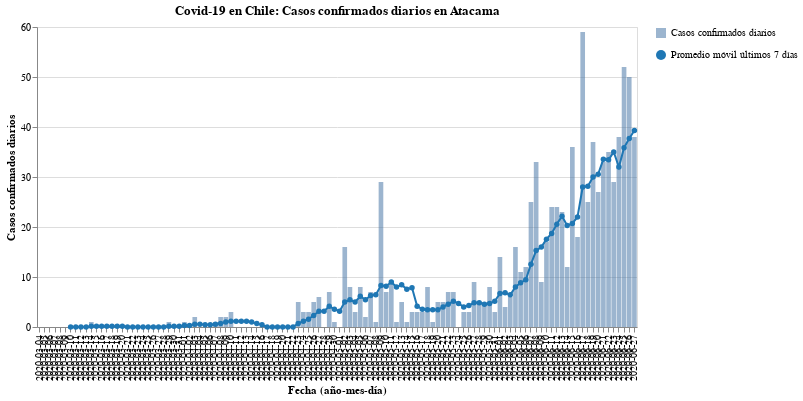

Notebook cell for this chart:
### Code cell
#hide_input
bars, line = my_cases_plot(region)
(bars + line).properties(
    title=f'Covid-19 en Chile: Casos confirmados diarios en {region}',
    width=600
)

### Figure 1 — Vega-Lite specification as saved in the notebook (floating-point values rounded to 4 significant figures)
{"config": {"view": {"continuousWidth": 400, "continuousHeight": 300}}, "layer": [{"mark": {"type": "bar", "opacity": 0.7}, "encoding": {"opacity": {"type": "nominal", "field": "Casos confirmados diarios", "legend": {"title": ""}}, "tooltip": [{"type": "nominal", "field": "Fecha"}, {"type": "quantitative", "field": "Casos confirmados"}], "x": {"type": "nominal", "axis": {"title": "Fecha (año-mes-día)"}, "field": "Fecha"}, "y": {"type": "quantitative", "axis": {"title": "Casos confirmados diarios"}, "field": "Casos confirmados"}}}, {"mark": {"type": "line", "color": "#1f77b4", "point": {"filled": true, "fill": "#1f77b4"}}, "encoding": {"shape": {"type": "nominal", "field": "Promedio móvil últimos 7 días", "legend": {"title": ""}}, "x": {"type": "nominal", "axis": {"title": "Fecha (año-mes-día)"}, "field": "Fecha"}, "y": {"type": "quantitative", "field": "Rolling"}}}], "data": {"name": "data-d9f8c16e37579e516f3e06ba4df44627"}, "title": "Covid-19 en Chile: Casos confirmados diarios en Atacama", "width": 600, "$schema": "https://vega.github.io/schema/vega-lite/v4.8.1.json", "datasets": {"data-d9f8c16e37579e516f3e06ba4df44627": [{"Fecha": "2020-03-04", "Casos confirmados": 0, "Rolling": null, "Casos confirmados diarios": "Casos confirmados diarios", "Promedio móvil últimos 7 días": "Promedio móvil últimos 7 días"}, {"Fecha": "2020-03-05", "Casos confirmados": 0, "Rolling": null, "Casos confirmados diarios": "Casos confirmados diarios", "Promedio móvil últimos 7 días": "Promedio móvil últimos 7 días"}, {"Fecha": "2020-03-06", "Casos confirmados": 0, "Rolling": null, "Casos confirmados diarios": "Casos confirmados diarios", "Promedio móvil últimos 7 días": "Promedio móvil últimos 7 días"}, {"Fecha": "2020-03-07", "Casos confirmados": 0, "Rolling": null, "Casos confirmados diarios": "Casos confirmados diarios", "Promedio móvil últimos 7 días": "Promedio móvil últimos 7 días"}, {"Fecha": "2020-03-08", "Casos confirmados": 0, "Rolling": null, "Casos confirmados diarios": "Casos confirmados diarios", "Promedio móvil últimos 7 días": "Promedio móvil últimos 7 días"}, {"Fecha": "2020-03-09", "Casos confirmados": 0, "Rolling": null, "Casos confirmados diarios": "Casos confirmados diarios", "Promedio móvil últimos 7 días": "Promedio móvil últimos 7 días"}, {"Fecha": "2020-03-10", "Casos confirmados": 0, "Rolling": 0.0, "Casos confirmados diarios": "Casos confirmados diarios", "Promedio móvil últimos 7 días": "Promedio móvil últimos 7 días"}, {"Fecha": "2020-03-11", "Casos confirmados": 0, "Rolling": 0.0, "Casos confirmados diarios": "Casos confirmados diarios", "Promedio móvil últimos 7 días": "Promedio móvil últimos 7 días"}, {"Fecha": "2020-03-12", "Casos confirmados": 0, "Rolling": 0.0, "Casos confirmados diarios": "Casos confirmados diarios", "Promedio móvil últimos 7 días": "Promedio móvil últimos 7 días"}, {"Fecha": "2020-03-13", "Casos confirmados": 0, "Rolling": 0.0, "Casos confirmados diarios": "Casos confirmados diarios", "Promedio móvil últimos 7 días": "Promedio móvil últimos 7 días"}, {"Fecha": "2020-03-14", "Casos confirmados": 1, "Rolling": 0.1429, "Casos confirmados diarios": "Casos confirmados diarios", "Promedio móvil últimos 7 días": "Promedio móvil últimos 7 días"}, {"Fecha": "2020-03-15", "Casos confirmados": 0, "Rolling": 0.1429, "Casos confirmados diarios": "Casos confirmados diarios", "Promedio móvil últimos 7 días": "Promedio móvil últimos 7 días"}, {"Fecha": "2020-03-16", "Casos confirmados": 0, "Rolling": 0.1429, "Casos confirmados diarios": "Casos confirmados diarios", "Promedio móvil últimos 7 días": "Promedio móvil últimos 7 días"}, {"Fecha": "2020-03-17", "Casos confirmados": 0, "Rolling": 0.1429, "Casos confirmados diarios": "Casos confirmados diarios", "Promedio móvil últimos 7 días": "Promedio móvil últimos 7 días"}, {"Fecha": "2020-03-18", "Casos confirmados": 0, "Rolling": 0.1429, "Casos confirmados diarios": "Casos confirmados diarios", "Promedio móvil últimos 7 días": "Promedio móvil últimos 7 días"}, {"Fecha": "2020-03-19", "Casos confirmados": 0, "Rolling": 0.1429, "Casos confirmados diarios": "Casos confirmados diarios", "Promedio móvil últimos 7 días": "Promedio móvil últimos 7 días"}, {"Fecha": "2020-03-20", "Casos confirmados": 0, "Rolling": 0.1429, "Casos confirmados diarios": "Casos confirmados diarios", "Promedio móvil últimos 7 días": "Promedio móvil últimos 7 días"}, {"Fecha": "2020-03-21", "Casos confirmados": 0, "Rolling": 0.0, "Casos confirmados diarios": "Casos confirmados diarios", "Promedio móvil últimos 7 días": "Promedio móvil últimos 7 días"}, {"Fecha": "2020-03-22", "Casos confirmados": 0, "Rolling": 0.0, "Casos confirmados diarios": "Casos confirmados diarios", "Promedio móvil últimos 7 días": "Promedio móvil últimos 7 días"}, {"Fecha": "2020-03-23", "Casos confirmados": 0, "Rolling": 0.0, "Casos confirmados diarios": "Casos confirmados diarios", "Promedio móvil últimos 7 días": "Promedio móvil últimos 7 días"}, {"Fecha": "2020-03-24", "Casos confirmados": 0, "Rolling": 0.0, "Casos confirmados diarios": "Casos confirmados diarios", "Promedio móvil últimos 7 días": "Promedio móvil últimos 7 días"}, {"Fecha": "2020-03-25", "Casos confirmados": 0, "Rolling": 0.0, "Casos confirmados diarios": "Casos confirmados diarios", "Promedio móvil últimos 7 días": "Promedio móvil últimos 7 días"}, {"Fecha": "2020-03-26", "Casos confirmados": 0, "Rolling": 0.0, "Casos confirmados diarios": "Casos confirmados diarios", "Promedio móvil últimos 7 días": "Promedio móvil últimos 7 días"}, {"Fecha": "2020-03-27", "Casos confirmados": 0, "Rolling": 0.0, "Casos confirmados diarios": "Casos confirmados diarios", "Promedio móvil últimos 7 días": "Promedio móvil últimos 7 días"}, {"Fecha": "2020-03-28", "Casos confirmados": 0, "Rolling": 0.0, "Casos confirmados diarios": "Casos confirmados diarios", "Promedio móvil últimos 7 días": "Promedio móvil últimos 7 días"}, {"Fecha": "2020-03-29", "Casos confirmados": 1, "Rolling": 0.1429, "Casos confirmados diarios": "Casos confirmados diarios", "Promedio móvil últimos 7 días": "Promedio móvil últimos 7 días"}, {"Fecha": "2020-03-30", "Casos confirmados": 0, "Rolling": 0.1429, "Casos confirmados diarios": "Casos confirmados diarios", "Promedio móvil últimos 7 días": "Promedio móvil últimos 7 días"}, {"Fecha": "2020-03-31", "Casos confirmados": 0, "Rolling": 0.1429, "Casos confirmados diarios": "Casos confirmados diarios", "Promedio móvil últimos 7 días": "Promedio móvil últimos 7 días"}, {"Fecha": "2020-04-01", "Casos confirmados": 1, "Rolling": 0.2857, "Casos confirmados diarios": "Casos confirmados diarios", "Promedio móvil últimos 7 días": "Promedio móvil últimos 7 días"}, {"Fecha": "2020-04-02", "Casos confirmados": 0, "Rolling": 0.2857, "Casos confirmados diarios": "Casos confirmados diarios", "Promedio móvil últimos 7 días": "Promedio móvil últimos 7 días"}, {"Fecha": "2020-04-03", "Casos confirmados": 2, "Rolling": 0.5714, "Casos confirmados diarios": "Casos confirmados diarios", "Promedio móvil últimos 7 días": "Promedio móvil últimos 7 días"}, {"Fecha": "2020-04-04", "Casos confirmados": 0, "Rolling": 0.5714, "Casos confirmados diarios": "Casos confirmados diarios", "Promedio móvil últimos 7 días": "Promedio móvil últimos 7 días"}, {"Fecha": "2020-04-05", "Casos confirmados": 0, "Rolling": 0.4286, "Casos confirmados diarios": "Casos confirmados diarios", "Promedio móvil últimos 7 días": "Promedio móvil últimos 7 días"}, {"Fecha": "2020-04-06", "Casos confirmados": 0, "Rolling": 0.4286, "Casos confirmados diarios": "Casos confirmados diarios", "Promedio móvil últimos 7 días": "Promedio móvil últimos 7 días"}, {"Fecha": "2020-04-07", "Casos confirmados": 1, "Rolling": 0.5714, "Casos confirmados diarios": "Casos confirmados diarios", "Promedio móvil últimos 7 días": "Promedio móvil últimos 7 días"}, {"Fecha": "2020-04-08", "Casos confirmados": 2, "Rolling": 0.7143, "Casos confirmados diarios": "Casos confirmados diarios", "Promedio móvil últimos 7 días": "Promedio móvil últimos 7 días"}, {"Fecha": "2020-04-09", "Casos confirmados": 2, "Rolling": 1.0, "Casos confirmados diarios": "Casos confirmados diarios", "Promedio móvil últimos 7 días": "Promedio móvil últimos 7 días"}, {"Fecha": "2020-04-10", "Casos confirmados": 3, "Rolling": 1.143, "Casos confirmados diarios": "Casos confirmados diarios", "Promedio móvil últimos 7 días": "Promedio móvil últimos 7 días"}, {"Fecha": "2020-04-11", "Casos confirmados": 0, "Rolling": 1.143, "Casos confirmados diarios": "Casos confirmados diarios", "Promedio móvil últimos 7 días": "Promedio móvil últimos 7 días"}, {"Fecha": "2020-04-12", "Casos confirmados": 0, "Rolling": 1.143, "Casos confirmados diarios": "Casos confirmados diarios", "Promedio móvil últimos 7 días": "Promedio móvil últimos 7 días"}, {"Fecha": "2020-04-13", "Casos confirmados": 0, "Rolling": 1.143, "Casos confirmados diarios": "Casos confirmados diarios", "Promedio móvil últimos 7 días": "Promedio móvil últimos 7 días"}, {"Fecha": "2020-04-14", "Casos confirmados": 0, "Rolling": 1.0, "Casos confirmados diarios": "Casos confirmados diarios", "Promedio móvil últimos 7 días": "Promedio móvil últimos 7 días"}, {"Fecha": "2020-04-15", "Casos confirmados": 0, "Rolling": 0.7143, "Casos confirmados diarios": "Casos confirmados diarios", "Promedio móvil últimos 7 días": "Promedio móvil últimos 7 días"}, {"Fecha": "2020-04-16", "Casos confirmados": 0, "Rolling": 0.4286, "Casos confirmados diarios": "Casos confirmados diarios", "Promedio móvil últimos 7 días": "Promedio móvil últimos 7 días"}, {"Fecha": "2020-04-17", "Casos confirmados": 0, "Rolling": 0.0, "Casos confirmados diarios": "Casos confirmados diarios", "Promedio móvil últimos 7 días": "Promedio móvil últimos 7 días"}, {"Fecha": "2020-04-18", "Casos confirmados": 0, "Rolling": 0.0, "Casos confirmados diarios": "Casos confirmados diarios", "Promedio móvil últimos 7 días": "Promedio móvil últimos 7 días"}, {"Fecha": "2020-04-19", "Casos confirmados": 0, "Rolling": 0.0, "Casos confirmados diarios": "Casos confirmados diarios", "Promedio móvil últimos 7 días": "Promedio móvil últimos 7 días"}, {"Fecha": "2020-04-20", "Casos confirmados": 0, "Rolling": 0.0, "Casos confirmados diarios": "Casos confirmados diarios", "Promedio móvil últimos 7 días": "Promedio móvil últimos 7 días"}, {"Fecha": "2020-04-21", "Casos confirmados": 0, "Rolling": 0.0, "Casos confirmados diarios": "Casos confirmados diarios", "Promedio móvil últimos 7 días": "Promedio móvil últimos 7 días"}, {"Fecha": "2020-04-22", "Casos confirmados": 0, "Rolling": 0.0, "Casos confirmados diarios": "Casos confirmados diarios", "Promedio móvil últimos 7 días": "Promedio móvil últimos 7 días"}, {"Fecha": "2020-04-23", "Casos confirmados": 5, "Rolling": 0.7143, "Casos confirmados diarios": "Casos confirmados diarios", "Promedio móvil últimos 7 días": "Promedio móvil últimos 7 días"}, {"Fecha": "2020-04-24", "Casos confirmados": 3, "Rolling": 1.143, "Casos confirmados diarios": "Casos confirmados diarios", "Promedio móvil últimos 7 días": "Promedio móvil últimos 7 días"}, {"Fecha": "2020-04-25", "Casos confirmados": 3, "Rolling": 1.571, "Casos confirmados diarios": "Casos confirmados diarios", "Promedio móvil últimos 7 días": "Promedio móvil últimos 7 días"}, {"Fecha": "2020-04-26", "Casos confirmados": 5, "Rolling": 2.286, "Casos confirmados diarios": "Casos confirmados diarios", "Promedio móvil últimos 7 días": "Promedio móvil últimos 7 días"}, {"Fecha": "2020-04-27", "Casos confirmados": 6, "Rolling": 3.143, "Casos confirmados diarios": "Casos confirmados diarios", "Promedio móvil últimos 7 días": "Promedio móvil últimos 7 días"}, {"Fecha": "2020-04-28", "Casos confirmados": 0, "Rolling": 3.143, "Casos confirmados diarios": "Casos confirmados diarios", "Promedio móvil últimos 7 días": "Promedio móvil últimos 7 días"}, {"Fecha": "2020-04-29", "Casos confirmados": 7, "Rolling": 4.143, "Casos confirmados diarios": "Casos confirmados diarios", "Promedio móvil últimos 7 días": "Promedio móvil últimos 7 días"}, {"Fecha": "2020-04-30", "Casos confirmados": 1, "Rolling": 3.571, "Casos confirmados diarios": "Casos confirmados diarios", "Promedio móvil últimos 7 días": "Promedio móvil últimos 7 días"}, {"Fecha": "2020-05-01", "Casos confirmados": 0, "Rolling": 3.143, "Casos confirmados diarios": "Casos confirmados diarios", "Promedio móvil últimos 7 días": "Promedio móvil últimos 7 días"}, {"Fecha": "2020-05-02", "Casos confirmados": 16, "Rolling": 5.0, "Casos confirmados diarios": "Casos confirmados diarios", "Promedio móvil últimos 7 días": "Promedio móvil últimos 7 días"}, {"Fecha": "2020-05-03", "Casos confirmados": 8, "Rolling": 5.429, "Casos confirmados diarios": "Casos confirmados diarios", "Promedio móvil últimos 7 días": "Promedio móvil últimos 7 días"}, {"Fecha": "2020-05-04", "Casos confirmados": 3, "Rolling": 5.0, "Casos confirmados diarios": "Casos confirmados diarios", "Promedio móvil últimos 7 días": "Promedio móvil últimos 7 días"}, {"Fecha": "2020-05-05", "Casos confirmados": 8, "Rolling": 6.143, "Casos confirmados diarios": "Casos confirmados diarios", "Promedio móvil últimos 7 días": "Promedio móvil últimos 7 días"}, {"Fecha": "2020-05-06", "Casos confirmados": 2, "Rolling": 5.429, "Casos confirmados diarios": "Casos confirmados diarios", "Promedio móvil últimos 7 días": "Promedio móvil últimos 7 días"}, {"Fecha": "2020-05-07", "Casos confirmados": 7, "Rolling": 6.286, "Casos confirmados diarios": "Casos confirmados diarios", "Promedio móvil últimos 7 días": "Promedio móvil últimos 7 días"}, {"Fecha": "2020-05-08", "Casos confirmados": 1, "Rolling": 6.429, "Casos confirmados diarios": "Casos confirmados diarios", "Promedio móvil últimos 7 días": "Promedio móvil últimos 7 días"}, {"Fecha": "2020-05-09", "Casos confirmados": 29, "Rolling": 8.286, "Casos confirmados diarios": "Casos confirmados diarios", "Promedio móvil últimos 7 días": "Promedio móvil últimos 7 días"}, {"Fecha": "2020-05-10", "Casos confirmados": 7, "Rolling": 8.143, "Casos confirmados diarios": "Casos confirmados diarios", "Promedio móvil últimos 7 días": "Promedio móvil últimos 7 días"}, {"Fecha": "2020-05-11", "Casos confirmados": 9, "Rolling": 9.0, "Casos confirmados diarios": "Casos confirmados diarios", "Promedio móvil últimos 7 días": "Promedio móvil últimos 7 días"}, {"Fecha": "2020-05-12", "Casos confirmados": 1, "Rolling": 8.0, "Casos confirmados diarios": "Casos confirmados diarios", "Promedio móvil últimos 7 días": "Promedio móvil últimos 7 días"}, {"Fecha": "2020-05-13", "Casos confirmados": 5, "Rolling": 8.429, "Casos confirmados diarios": "Casos confirmados diarios", "Promedio móvil últimos 7 días": "Promedio móvil últimos 7 días"}, {"Fecha": "2020-05-14", "Casos confirmados": 1, "Rolling": 7.571, "Casos confirmados diarios": "Casos confirmados diarios", "Promedio móvil últimos 7 días": "Promedio móvil últimos 7 días"}, {"Fecha": "2020-05-15", "Casos confirmados": 3, "Rolling": 7.857, "Casos confirmados diarios": "Casos confirmados diarios", "Promedio móvil últimos 7 días": "Promedio móvil últimos 7 días"}, {"Fecha": "2020-05-16", "Casos confirmados": 3, "Rolling": 4.143, "Casos confirmados diarios": "Casos confirmados diarios", "Promedio móvil últimos 7 días": "Promedio móvil últimos 7 días"}, {"Fecha": "2020-05-17", "Casos confirmados": 3, "Rolling": 3.571, "Casos confirmados diarios": "Casos confirmados diarios", "Promedio móvil últimos 7 días": "Promedio móvil últimos 7 días"}, {"Fecha": "2020-05-18", "Casos confirmados": 8, "Rolling": 3.429, "Casos confirmados diarios": "Casos confirmados diarios", "Promedio móvil últimos 7 días": "Promedio móvil últimos 7 días"}, {"Fecha": "2020-05-19", "Casos confirmados": 1, "Rolling": 3.429, "Casos confirmados diarios": "Casos confirmados diarios", "Promedio móvil últimos 7 días": "Promedio móvil últimos 7 días"}, {"Fecha": "2020-05-20", "Casos confirmados": 5, "Rolling": 3.429, "Casos confirmados diarios": "Casos confirmados diarios", "Promedio móvil últimos 7 días": "Promedio móvil últimos 7 días"}, {"Fecha": "2020-05-21", "Casos confirmados": 5, "Rolling": 4.0, "Casos confirmados diarios": "Casos confirmados diarios", "Promedio móvil últimos 7 días": "Promedio móvil últimos 7 días"}, {"Fecha": "2020-05-22", "Casos confirmados": 7, "Rolling": 4.571, "Casos confirmados diarios": "Casos confirmados diarios", "Promedio móvil últimos 7 días": "Promedio móvil últimos 7 días"}, {"Fecha": "2020-05-23", "Casos confirmados": 7, "Rolling": 5.143, "Casos confirmados diarios": "Casos confirmados diarios", "Promedio móvil últimos 7 días": "Promedio móvil últimos 7 días"}, {"Fecha": "2020-05-24", "Casos confirmados": 0, "Rolling": 4.714, "Casos confirmados diarios": "Casos confirmados diarios", "Promedio móvil últimos 7 días": "Promedio móvil últimos 7 días"}, {"Fecha": "2020-05-25", "Casos confirmados": 3, "Rolling": 4.0, "Casos confirmados diarios": "Casos confirmados diarios", "Promedio móvil últimos 7 días": "Promedio móvil últimos 7 días"}, {"Fecha": "2020-05-26", "Casos confirmados": 3, "Rolling": 4.286, "Casos confirmados diarios": "Casos confirmados diarios", "Promedio móvil últimos 7 días": "Promedio móvil últimos 7 días"}, {"Fecha": "2020-05-27", "Casos confirmados": 9, "Rolling": 4.857, "Casos confirmados diarios": "Casos confirmados diarios", "Promedio móvil últimos 7 días": "Promedio móvil últimos 7 días"}, {"Fecha": "2020-05-28", "Casos confirmados": 5, "Rolling": 4.857, "Casos confirmados diarios": "Casos confirmados diarios", "Promedio móvil últimos 7 días": "Promedio móvil últimos 7 días"}, {"Fecha": "2020-05-29", "Casos confirmados": 5, "Rolling": 4.571, "Casos confirmados diarios": "Casos confirmados diarios", "Promedio móvil últimos 7 días": "Promedio móvil últimos 7 días"}, {"Fecha": "2020-05-30", "Casos confirmados": 8, "Rolling": 4.714, "Casos confirmados diarios": "Casos confirmados diarios", "Promedio móvil últimos 7 días": "Promedio móvil últimos 7 días"}, {"Fecha": "2020-05-31", "Casos confirmados": 3, "Rolling": 5.143, "Casos confirmados diarios": "Casos confirmados diarios", "Promedio móvil últimos 7 días": "Promedio móvil últimos 7 días"}, {"Fecha": "2020-06-01", "Casos confirmados": 14, "Rolling": 6.714, "Casos confirmados diarios": "Casos confirmados diarios", "Promedio móvil últimos 7 días": "Promedio móvil últimos 7 días"}, {"Fecha": "2020-06-02", "Casos confirmados": 4, "Rolling": 6.857, "Casos confirmados diarios": "Casos confirmados diarios", "Promedio móvil últimos 7 días": "Promedio móvil últimos 7 días"}, {"Fecha": "2020-06-03", "Casos confirmados": 6, "Rolling": 6.429, "Casos confirmados diarios": "Casos confirmados diarios", "Promedio móvil últimos 7 días": "Promedio móvil últimos 7 días"}, {"Fecha": "2020-06-04", "Casos confirmados": 16, "Rolling": 8.0, "Casos confirmados diarios": "Casos confirmados diarios", "Promedio móvil últimos 7 días": "Promedio móvil últimos 7 días"}, {"Fecha": "2020-06-05", "Casos confirmados": 11, "Rolling": 8.857, "Casos confirmados diarios": "Casos confirmados diarios", "Promedio móvil últimos 7 días": "Promedio móvil últimos 7 días"}, {"Fecha": "2020-06-06", "Casos confirmados": 12, "Rolling": 9.429, "Casos confirmados diarios": "Casos confirmados diarios", "Promedio móvil últimos 7 días": "Promedio móvil últimos 7 días"}, {"Fecha": "2020-06-07", "Casos confirmados": 25, "Rolling": 12.57, "Casos confirmados diarios": "Casos confirmados diarios", "Promedio móvil últimos 7 días": "Promedio móvil últimos 7 días"}, {"Fecha": "2020-06-08", "Casos confirmados": 33, "Rolling": 15.29, "Casos confirmados diarios": "Casos confirmados diarios", "Promedio móvil últimos 7 días": "Promedio móvil últimos 7 días"}, {"Fecha": "2020-06-09", "Casos confirmados": 9, "Rolling": 16.0, "Casos confirmados diarios": "Casos confirmados diarios", "Promedio móvil últimos 7 días": "Promedio móvil últimos 7 días"}, {"Fecha": "2020-06-10", "Casos confirmados": 17, "Rolling": 17.57, "Casos confirmados diarios": "Casos confirmados diarios", "Promedio móvil últimos 7 días": "Promedio móvil últimos 7 días"}, {"Fecha": "2020-06-11", "Casos confirmados": 24, "Rolling": 18.71, "Casos confirmados diarios": "Casos confirmados diarios", "Promedio móvil últimos 7 días": "Promedio móvil últimos 7 días"}, {"Fecha": "2020-06-12", "Casos confirmados": 24, "Rolling": 20.57, "Casos confirmados diarios": "Casos confirmados diarios", "Promedio móvil últimos 7 días": "Promedio móvil últimos 7 días"}, {"Fecha": "2020-06-13", "Casos confirmados": 23, "Rolling": 22.14, "Casos confirmados diarios": "Casos confirmados diarios", "Promedio móvil últimos 7 días": "Promedio móvil últimos 7 días"}, {"Fecha": "2020-06-14", "Casos confirmados": 12, "Rolling": 20.29, "Casos confirmados diarios": "Casos confirmados diarios", "Promedio móvil últimos 7 días": "Promedio móvil últimos 7 días"}, {"Fecha": "2020-06-15", "Casos confirmados": 36, "Rolling": 20.71, "Casos confirmados diarios": "Casos confirmados diarios", "Promedio móvil últimos 7 días": "Promedio móvil últimos 7 días"}, {"Fecha": "2020-06-16", "Casos confirmados": 18, "Rolling": 22.0, "Casos confirmados diarios": "Casos confirmados diarios", "Promedio móvil últimos 7 días": "Promedio móvil últimos 7 días"}, {"Fecha": "2020-06-17", "Casos confirmados": 59, "Rolling": 28.0, "Casos confirmados diarios": "Casos confirmados diarios", "Promedio móvil últimos 7 días": "Promedio móvil últimos 7 días"}, {"Fecha": "2020-06-18", "Casos confirmados": 25, "Rolling": 28.14, "Casos confirmados diarios": "Casos confirmados diarios", "Promedio móvil últimos 7 días": "Promedio móvil últimos 7 días"}, {"Fecha": "2020-06-19", "Casos confirmados": 37, "Rolling": 30.0, "Casos confirmados diarios": "Casos confirmados diarios", "Promedio móvil últimos 7 días": "Promedio móvil últimos 7 días"}, {"Fecha": "2020-06-20", "Casos confirmados": 27, "Rolling": 30.57, "Casos confirmados diarios": "Casos confirmados diarios", "Promedio móvil últimos 7 días": "Promedio móvil últimos 7 días"}, {"Fecha": "2020-06-21", "Casos confirmados": 33, "Rolling": 33.57, "Casos confirmados diarios": "Casos confirmados diarios", "Promedio móvil últimos 7 días": "Promedio móvil últimos 7 días"}, {"Fecha": "2020-06-22", "Casos confirmados": 35, "Rolling": 33.43, "Casos confirmados diarios": "Casos confirmados diarios", "Promedio móvil últimos 7 días": "Promedio móvil últimos 7 días"}, {"Fecha": "2020-06-23", "Casos confirmados": 29, "Rolling": 35.0, "Casos confirmados diarios": "Casos confirmados diarios", "Promedio móvil últimos 7 días": "Promedio móvil últimos 7 días"}, {"Fecha": "2020-06-24", "Casos confirmados": 38, "Rolling": 32.0, "Casos confirmados diarios": "Casos confirmados diarios", "Promedio móvil últimos 7 días": "Promedio móvil últimos 7 días"}, {"Fecha": "2020-06-25", "Casos confirmados": 52, "Rolling": 35.86, "Casos confirmados diarios": "Casos confirmados diarios", "Promedio móvil últimos 7 días": "Promedio móvil últimos 7 días"}, {"Fecha": "2020-06-26", "Casos confirmados": 50, "Rolling": 37.71, "Casos confirmados diarios": "Casos confirmados diarios", "Promedio móvil últimos 7 días": "Promedio móvil últimos 7 días"}, {"Fecha": "2020-06-27", "Casos confirmados": 38, "Rolling": 39.29, "Casos confirmados diarios": "Casos confirmados diarios", "Promedio móvil últimos 7 días": "Promedio móvil últimos 7 días"}]}}
